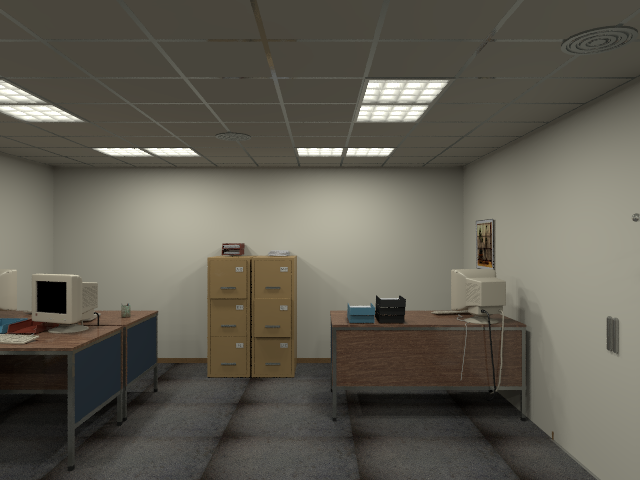
%> input picture Computer Vision/t5-rgb-d-registration-master/ecovi_t5/rgb/0.png, 640 x 480 px
$ octave tutorial_test.m   (GNU Octave 9; MATLAB toolbox functions it lacks are replaced by stand-ins)
%> lines starting %> are read from the running program, lines starting %| are printed output that depends on the picture
### Computer Vision/t5-rgb-d-registration-master/reproject.m
function XYZ = reproject(depth, scale, fx, fy, cx, cy, swapZY)
% calculate XYZ matrix based on a given depth matrix
% XYZ should have the same width and height as depth with three planes (x, y and z)
% scale: number of units in depth corresponding to one meter
% fx, fy: focal length
% cx, cy: principal point
if ~exist('swapZY', 'var')
    swapZY=true;
end
z = double(depth)/scale;
s = size(z);
[x, y] = meshgrid(1:s(2), 1:s(1));
X = z.*(x-cx)./fx;
Y = z.*(y-cy)./fy;
if swapZY
    XYZ = cat(3, X, z, -Y);
else
    XYZ = cat(3, X, Y, z);
end

### Computer Vision/t5-rgb-d-registration-master/matchPoints.m
function [pts_curr, pts_next, matchedPts_curr, matchedPts_next] = matchPoints(I_curr, I_next)
    I_curr = rgb2gray(I_curr);
    I_next = rgb2gray(I_next);

    % Find the SURF features. MetricThreshold controls the number of detected
    % points. To get more points make the threshold lower.
    points_curr = detectSURFFeatures(I_curr, 'MetricThreshold', 200);
    points_next = detectSURFFeatures(I_next, 'MetricThreshold', 200);

    % Extract the features.
    [f_curr,vpts_curr] = extractFeatures(I_curr, points_curr);
    [f_next,vpts_next] = extractFeatures(I_next, points_next);

    % Match points and retrieve the locations of matched points.
    indexPairs = matchFeatures(f_curr,f_next);
    matchedPts_curr = vpts_curr(indexPairs(:,1));
    matchedPts_next = vpts_next(indexPairs(:,2));

    pts_curr = round(matchedPts_curr.Location);
    pts_next = round(matchedPts_next.Location);

### Computer Vision/t5-rgb-d-registration-master/estimateTransform.m
function [R, t] = estimateTransform(points_in, points_out)
% estimate rotation matrix R and translation vector T such that
% p1 * R + t = p2 (if possible)
% size(p1) = M x 3
if ~isequal(size(points_in), size(points_out))
    error('Points matrices have different sizes');
end
if size(points_in, 2) ~= 3
    if size(points_in, 1) == 3
        points_in = points_in';
        points_out = points_out';
    else
        error('Points matrices must have either three rows or three columns');
    end
end
% Find centroid and deviations from centroid
c1 = mean(points_in);
c2 = mean(points_out);

p1n = points_in-c1;
p2n = points_out-c2;

% Covariance matrix
H = p1n'*p2n;

% Solve equations using SVD
[U,~,V] = svd(H);

% Handle the reflection case
R = V*diag([ones(1,size(points_in,2)-1) sign(det(U*V'))])*U';

% Compute the translation
t = c2' - R*c1';
R = R';
t = t';
end

### Computer Vision/t5-rgb-d-registration-master/tutorial_test.m
%% Test 1
% Read RGB and depth image, calculate XYZ and display the colored cloud

I = imread("ecovi_t5/rgb/0.png");
%> I is the input picture: size 480x640x3 uint8; mean R, G, B 97, 93.3, 82.8
D = imread("ecovi_t5/depth/0.png");
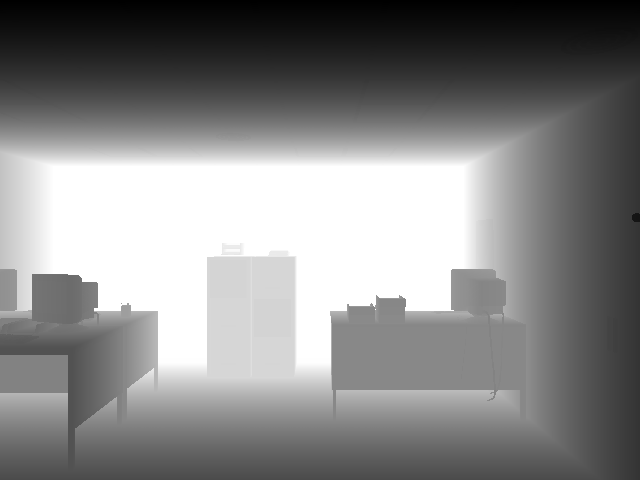
%> input picture Computer Vision/t5-rgb-d-registration-master/ecovi_t5/depth/0.png, 640 x 480 px
%> D is the input picture: size 480x640 uint16; min 9005, max 29310, mean 19750.5
scale = 5000;
fx = 481.2;
fy = 480.0;
cx = 319.5;
cy = 239.5;

% calculate the reprojection
XYZ = reproject(D, scale, fx, fy, cx, cy);

% display the colored cloud
figure(1);
pcshow(XYZ, I);
%> (this line was passed over: pcshow is not available in this run)
hold off;

%% Test 2
% Calculate the transform between two given sets of points

pts1 = [
    1 0 0
    0 1 0
    0 0 1
    2 5 8
    ];

% no rotation
Rin = eye(3);

% simple translation
Tin = [1 2 3];

pts2 = pts1 * Rin + Tin;

[Rout, Tout] = estimateTransform(pts1, pts2)

% difference between the actual and estimated values should be (almost) zero
Rdiff = Rout - Rin;
Tdiff = Tout - Tin;

%% Test 3
% Calculate the transform between two given sets of points

pts1 = [
    1 0 0
    0 1 0
    0 0 1
    2 5 8
    ];

% rotation around the Z axis
theta = pi / 6;
Rin = [
     cos(theta) sin(theta)  0 ;
    -sin(theta) cos(theta)  0 ;
          0          0      1
    ];

% no translation
Tin = [0 0 0];

pts2 = pts1 * Rin + Tin;

[Rout, Tout] = estimateTransform(pts1, pts2)

% difference between the actual and estimated values should be (almost) zero
Rdiff = Rout - Rin;
Tdiff = Tout - Tin;

%% Test 4
% Calculate the coarse and refined transforms between the two views

scale = 5000;
fx = 481.2;
fy = 480.0;
cx = 319.5;
cy = 239.5;

I_curr = imread("ecovi_t5/rgb/0.png");
D_curr = imread("ecovi_t5/depth/0.png");

I_next = imread("ecovi_t5/rgb/50.png");
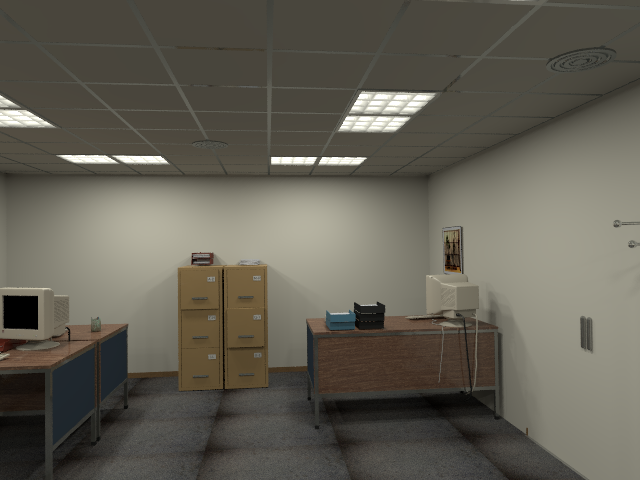
%> input picture Computer Vision/t5-rgb-d-registration-master/ecovi_t5/rgb/50.png, 640 x 480 px
%> I_next is the input picture: size 480x640x3 uint8; mean R, G, B 98.4, 94.8, 84.1
D_next = imread("ecovi_t5/depth/50.png");
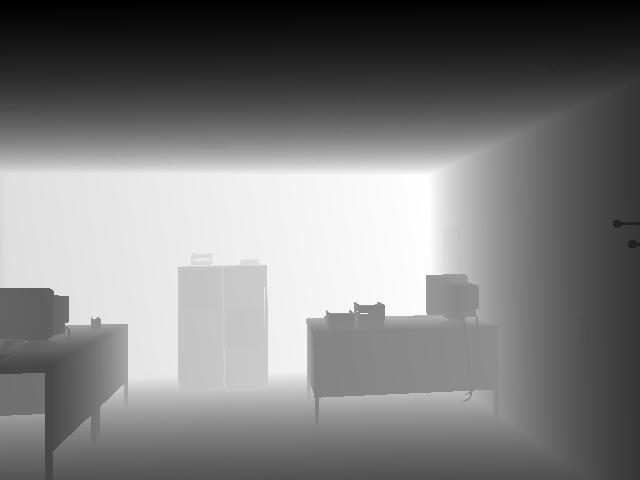
%> input picture Computer Vision/t5-rgb-d-registration-master/ecovi_t5/depth/50.png, 640 x 480 px
%> D_next is the input picture: size 480x640 uint16; min 8585, max 30340, mean 19429

% calculate the reprojection
XYZ_curr = reproject(D_curr, scale, fx, fy, cx, cy, false);
XYZ_next = reproject(D_next, scale, fx, fy, cx, cy, false);
%> call 3 of reproject, with scale = 5000, fx = 481.2, fy = 480, cx = 319.5, cy = 239.5, swapZY = false
%> in reproject (call 3), `X = z.*(x-cx)./fx;`:
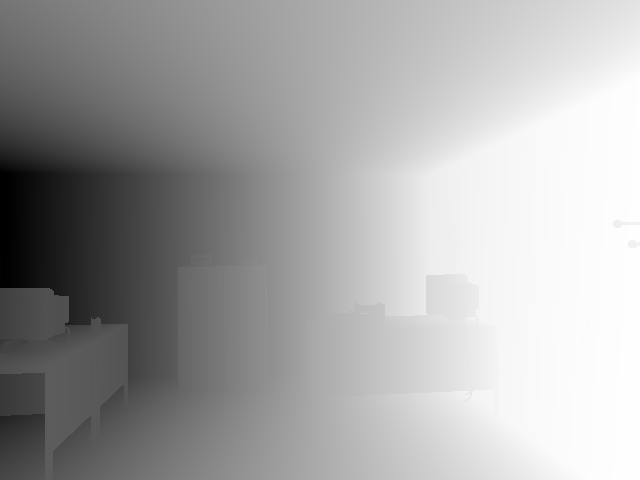
%> X: size 480x640 double; min -3.59, max 1.76, mean -0.112; drawn with min black and max white
%> in reproject (call 3), `Y = z.*(y-cy)./fy;`:
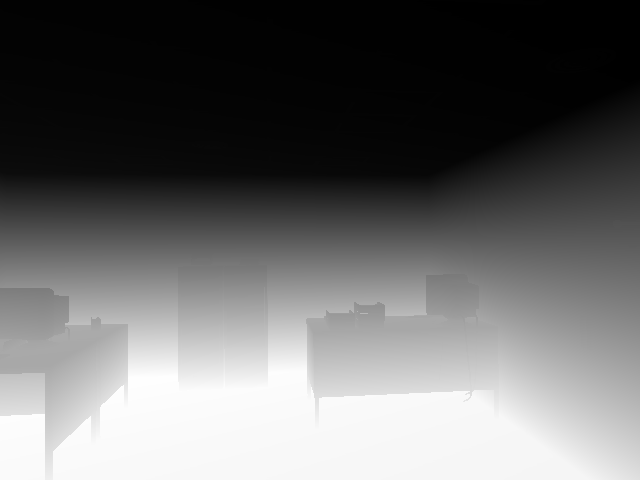
%> Y: size 480x640 double; min -0.88, max 1.63, mean 0.149; drawn with min black and max white
%> in reproject (call 3), `XYZ = cat(3, X, Y, z);`:
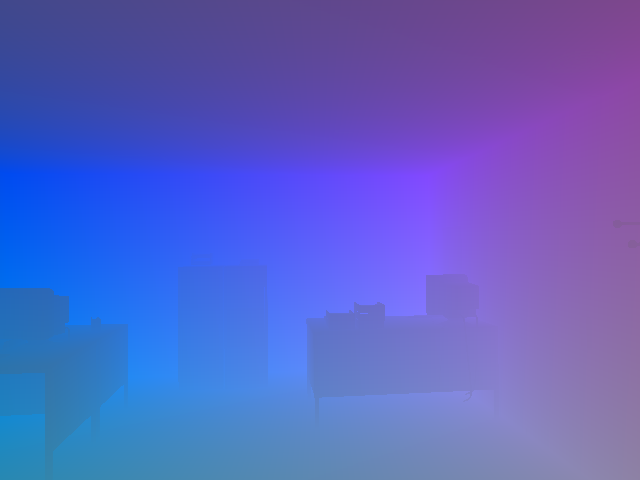
%> XYZ: size 480x640x3 double; mean R, G, B -0.112, 0.149, 3.89; drawn with min black and max white

% find the matching point pairs between the images
[pts_curr, pts_next] = matchPoints(I_curr, I_next);
%> in matchPoints, `I_next = rgb2gray(I_next);`:
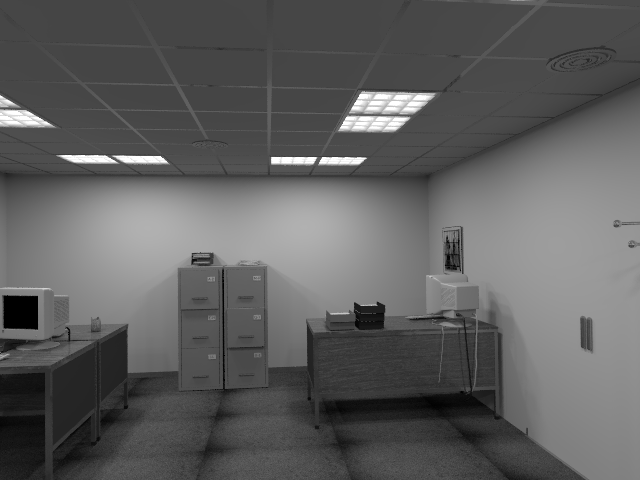
%> I_next: size 480x640 uint8; min 0, max 255, mean 94.6
%> the run ends on the next line
